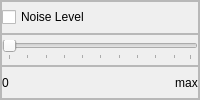
                        <widget class="QFrame" name="Spikeling_Noise_frame">
                         <property name="frameShape">
                          <enum>QFrame::StyledPanel</enum>
                         </property>
                         <property name="frameShadow">
                          <enum>QFrame::Raised</enum>
                         </property>
                         <layout class="QVBoxLayout" name="verticalLayout_25">
                          <property name="spacing">
                           <number>0</number>
                          </property>
                          <property name="leftMargin">
                           <number>0</number>
                          </property>
                          <property name="topMargin">
                           <number>0</number>
                          </property>
                          <property name="rightMargin">
                           <number>0</number>
                          </property>
                          <property name="bottomMargin">
                           <number>0</number>
                          </property>
                          <item>
                           <widget class="QFrame" name="Spikeling_Noise_checkBox_frame">
                            <property name="frameShape">
                             <enum>QFrame::StyledPanel</enum>
                            </property>
                            <property name="frameShadow">
                             <enum>QFrame::Raised</enum>
                            </property>
                            <layout class="QHBoxLayout" name="horizontalLayout_91">
                             <property name="spacing">
                              <number>0</number>
                             </property>
                             <property name="leftMargin">
                              <number>0</number>
                             </property>
                             <property name="topMargin">
                              <number>0</number>
                             </property>
                             <property name="rightMargin">
                              <number>0</number>
                             </property>
                             <property name="bottomMargin">
                              <number>0</number>
                             </property>
                             <item>
                              <widget class="QCheckBox" name="Spikeling_Noise_checkBox">
                               <property name="text">
                                <string>Noise Level</string>
                               </property>
                              </widget>
                             </item>
                            </layout>
                           </widget>
                          </item>
                          <item>
                           <widget class="QFrame" name="Spikeling_Noise_slider_frame">
                            <property name="frameShape">
                             <enum>QFrame::StyledPanel</enum>
                            </property>
                            <property name="frameShadow">
                             <enum>QFrame::Raised</enum>
                            </property>
                            <layout class="QHBoxLayout" name="horizontalLayout_90">
                             <property name="spacing">
                              <number>0</number>
                             </property>
                             <property name="leftMargin">
                              <number>0</number>
                             </property>
                             <property name="topMargin">
                              <number>0</number>
                             </property>
                             <property name="rightMargin">
                              <number>0</number>
                             </property>
                             <property name="bottomMargin">
                              <number>0</number>
                             </property>
                             <item>
                              <widget class="QSlider" name="Spikeling_Noise_slider">
                               <property name="enabled">
                                <bool>false</bool>
                               </property>
                               <property name="orientation">
                                <enum>Qt::Horizontal</enum>
                               </property>
                               <property name="tickPosition">
                                <enum>QSlider::TicksBelow</enum>
                               </property>
                              </widget>
                             </item>
                            </layout>
                           </widget>
                          </item>
                          <item>
                           <widget class="QFrame" name="Spikeling_Noise_value_frame">
                            <property name="frameShape">
                             <enum>QFrame::StyledPanel</enum>
                            </property>
                            <property name="frameShadow">
                             <enum>QFrame::Raised</enum>
                            </property>
                            <layout class="QHBoxLayout" name="horizontalLayout_89">
                             <property name="spacing">
                              <number>0</number>
                             </property>
                             <property name="leftMargin">
                              <number>0</number>
                             </property>
                             <property name="topMargin">
                              <number>0</number>
                             </property>
                             <property name="rightMargin">
                              <number>0</number>
                             </property>
                             <property name="bottomMargin">
                              <number>0</number>
                             </property>
                             <item alignment="Qt::AlignLeft">
                              <widget class="QLabel" name="Spikeling_Noise_0_value">
                               <property name="text">
                                <string>0</string>
                               </property>
                               <property name="alignment">
                                <set>Qt::AlignCenter</set>
                               </property>
                              </widget>
                             </item>
                             <item alignment="Qt::AlignRight">
                              <widget class="QLabel" name="Spikeling_Noise_max_value">
                               <property name="text">
                                <string>max</string>
                               </property>
                               <property name="alignment">
                                <set>Qt::AlignCenter</set>
                               </property>
                              </widget>
                             </item>
                            </layout>
                           </widget>
                          </item>
                         </layout>
                        </widget>
